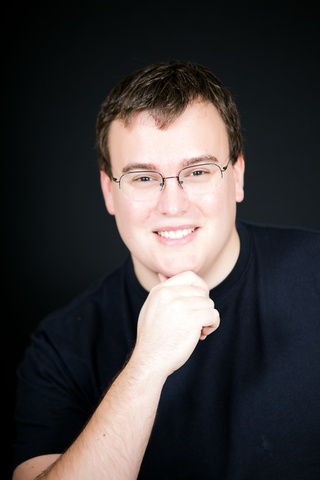
#> input picture 3_OpenCV_HOG/photo.jpg, 320 x 480 px
$ python HOG_PREVIEW.py   (older library calls are emulated)
#> lines starting #> are read from the running program, lines starting #| are printed output that depends on the picture
#Fichiers
import os
import skimage

import matplotlib.pyplot as plt
from skimage.feature import hog

from skimage import data, exposure, io


# image = data.astronaut()

#filename = os.path.join(skimage.data_dir, 'photo.jpg')
image = io.imread("photo.jpg")
#> image is the input picture: shape (480, 320, 3); mean R, G, B 64.3, 60.5, 61.2


fd, hog_image = hog(image, orientations=8, pixels_per_cell=(16, 16),
                    cells_per_block=(1, 1), visualize=True, multichannel=True)
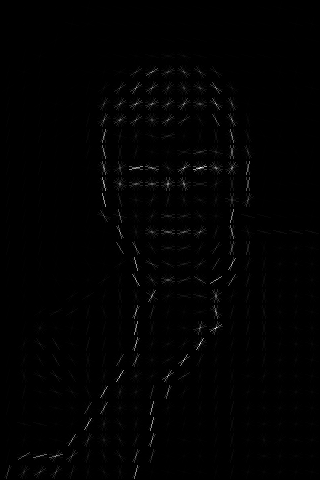
#> hog_image: shape (480, 320) float64; min 0, max 49.48, mean 0.4; drawn with min black and max white
#> fd = 4800 values, max 0.914 at index 1975, min 0 at index 1, mean 0.295

fig, (ax1, ax2) = plt.subplots(1, 2, figsize=(8, 4), sharex=True, sharey=True)

ax1.axis('off')
ax1.imshow(image, cmap=plt.cm.gray)
ax1.set_title('Image')

# Rescale histogram for better display
hog_image_rescaled = exposure.rescale_intensity(hog_image, in_range=(0, 10))
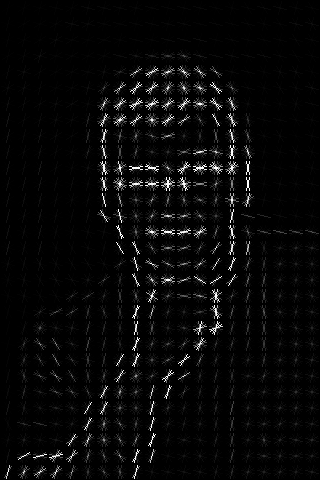
#> hog_image_rescaled: shape (480, 320) float64; min 0, max 1, mean 0.0334

ax2.axis('off')
ax2.imshow(hog_image_rescaled, cmap=plt.cm.gray)
ax2.set_title('HOG (Histogram of Oriented Gradients)')
plt.show()
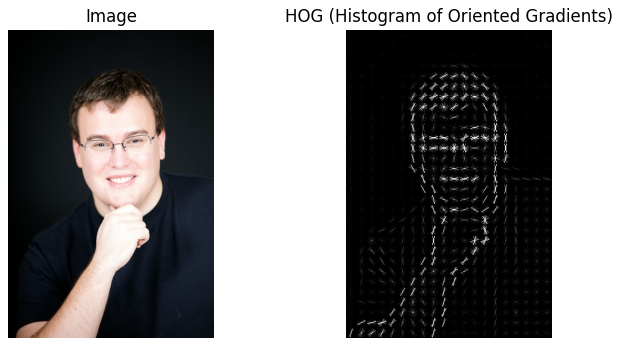
#> figure drawn by matplotlib, 2 panels
